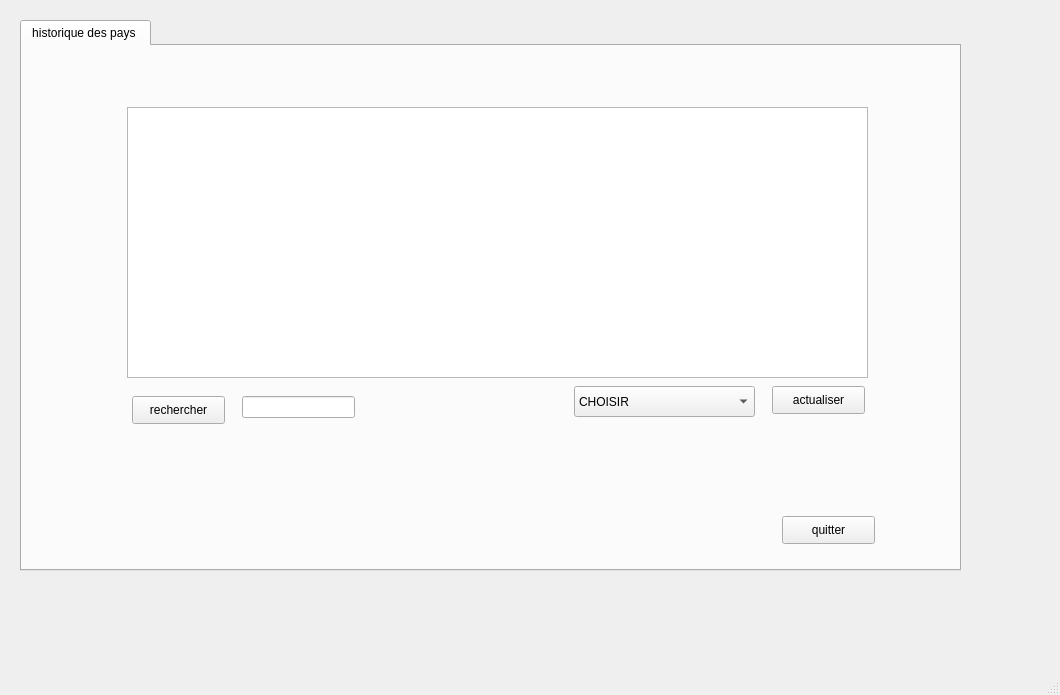
<?xml version="1.0" encoding="UTF-8"?>
<ui version="4.0">
 <class>Historique</class>
 <widget class="QMainWindow" name="Historique">
  <property name="geometry">
   <rect>
    <x>0</x>
    <y>0</y>
    <width>1060</width>
    <height>695</height>
   </rect>
  </property>
  <property name="windowTitle">
   <string>MainWindow</string>
  </property>
  <widget class="QWidget" name="centralwidget">
   <widget class="QTabWidget" name="tabWidget">
    <property name="geometry">
     <rect>
      <x>20</x>
      <y>20</y>
      <width>941</width>
      <height>551</height>
     </rect>
    </property>
    <property name="styleSheet">
     <string notr="true">background-image: url(:/IMG/image/126899884_1814232468724026_7524869894770073441_n.png);</string>
    </property>
    <property name="currentIndex">
     <number>0</number>
    </property>
    <widget class="QWidget" name="widget_2">
     <attribute name="title">
      <string>historique des pays </string>
     </attribute>
     <widget class="QPushButton" name="pb_quitter">
      <property name="geometry">
       <rect>
        <x>760</x>
        <y>470</y>
        <width>93</width>
        <height>28</height>
       </rect>
      </property>
      <property name="text">
       <string>quitter</string>
      </property>
     </widget>
     <widget class="QTableView" name="tab_his">
      <property name="geometry">
       <rect>
        <x>105</x>
        <y>61</y>
        <width>741</width>
        <height>271</height>
       </rect>
      </property>
     </widget>
     <widget class="QPushButton" name="rech">
      <property name="geometry">
       <rect>
        <x>110</x>
        <y>350</y>
        <width>93</width>
        <height>28</height>
       </rect>
      </property>
      <property name="text">
       <string>rechercher</string>
      </property>
     </widget>
     <widget class="QPushButton" name="le_act">
      <property name="geometry">
       <rect>
        <x>750</x>
        <y>340</y>
        <width>93</width>
        <height>28</height>
       </rect>
      </property>
      <property name="text">
       <string>actualiser</string>
      </property>
     </widget>
     <widget class="QComboBox" name="cb_trie_his">
      <property name="geometry">
       <rect>
        <x>552</x>
        <y>340</y>
        <width>181</width>
        <height>31</height>
       </rect>
      </property>
      <item>
       <property name="text">
        <string>CHOISIR</string>
       </property>
      </item>
      <item>
       <property name="text">
        <string>NOMBRE VICTOIRE CROISSANT</string>
       </property>
      </item>
      <item>
       <property name="text">
        <string>NOMBRE VICTOIRE DECROISSANT</string>
       </property>
      </item>
      <item>
       <property name="text">
        <string>NOM CROISSANT</string>
       </property>
      </item>
      <item>
       <property name="text">
        <string>NOM DECROISSANT</string>
       </property>
      </item>
     </widget>
     <widget class="QLineEdit" name="le_rech">
      <property name="geometry">
       <rect>
        <x>220</x>
        <y>350</y>
        <width>113</width>
        <height>22</height>
       </rect>
      </property>
     </widget>
    </widget>
   </widget>
  </widget>
  <widget class="QMenuBar" name="menubar">
   <property name="geometry">
    <rect>
     <x>0</x>
     <y>0</y>
     <width>1060</width>
     <height>26</height>
    </rect>
   </property>
  </widget>
  <widget class="QStatusBar" name="statusbar"/>
 </widget>
 <resources/>
 <connections/>
</ui>
